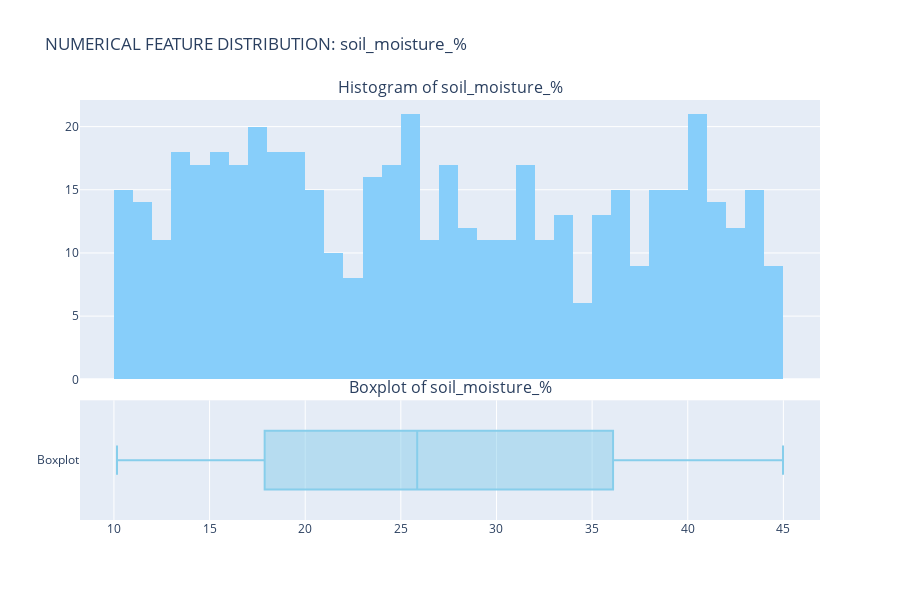
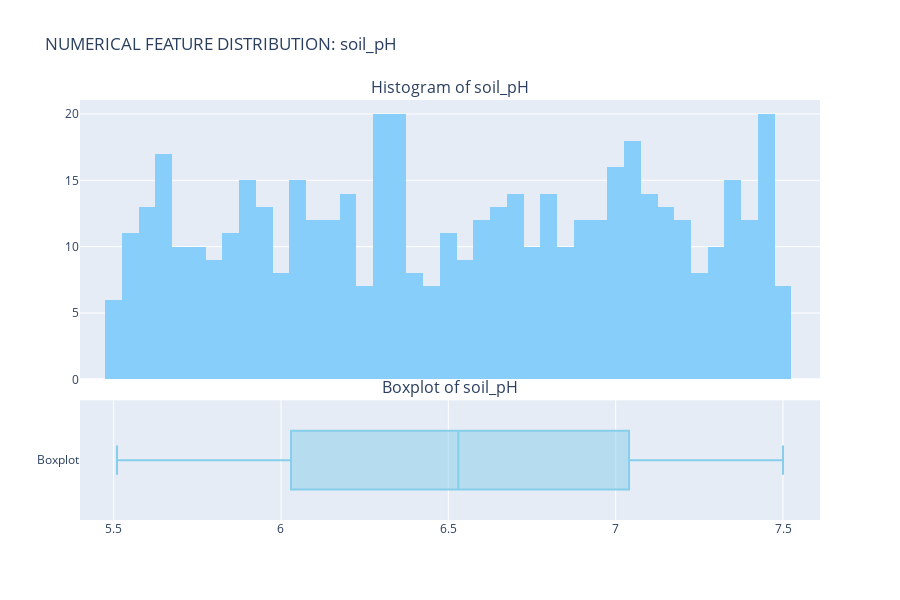

These figures' notebook cell, in order:
### Code cell
for col in numerical_features:
    # Crear figura con 2 filas: histograma arriba, boxplot abajo
    fig = make_subplots(
        rows=2, cols=1,
        shared_xaxes=True,
        row_heights=[0.7, 0.3],  # más espacio al histograma
        vertical_spacing=0.05,
        subplot_titles=[f'Histogram of {col}', f'Boxplot of {col}']
    )

    # Histograma (fila 1)
    fig.add_trace(go.Histogram(
        x=df[col],
        nbinsx=50,
        name='Histogram',
        marker_color='lightskyblue'
    ), row=1, col=1)

    # Boxplot (fila 2)
    fig.add_trace(go.Box(
        x=df[col],
        name='Boxplot',
        marker_color='skyblue',
        boxpoints='outliers',
        orientation='h'
    ), row=2, col=1)

    fig.update_layout(
        height=600,
        title_text=f'NUMERICAL FEATURE DISTRIBUTION: {col}',
        showlegend=False
    )

    fig.show()

### Figure 1 — Plotly figure (JSON) as saved in the notebook; plotly's stock layout.template omitted (floating-point values rounded to 4 significant figures; data arrays with more than 128 entries replaced by an {"elided": "..."} marker saying what was removed)
{"data": [{"marker": {"color": "lightskyblue"}, "name": "Histogram", "nbinsx": 50, "type": "histogram", "x": {"elided": "500 float values"}, "xaxis": "x", "yaxis": "y"}, {"boxpoints": "outliers", "marker": {"color": "skyblue"}, "name": "Boxplot", "orientation": "h", "type": "box", "x": {"elided": "500 float values"}, "xaxis": "x2", "yaxis": "y2"}], "layout": {"annotations": [{"font": {"size": 16}, "showarrow": false, "text": "Histogram of soil_moisture_%", "x": 0.5, "xanchor": "center", "xref": "paper", "y": 1.0, "yanchor": "bottom", "yref": "paper"}, {"font": {"size": 16}, "showarrow": false, "text": "Boxplot of soil_moisture_%", "x": 0.5, "xanchor": "center", "xref": "paper", "y": 0.285, "yanchor": "bottom", "yref": "paper"}], "height": 600, "showlegend": false, "title": {"text": "NUMERICAL FEATURE DISTRIBUTION: soil_moisture_%"}, "xaxis": {"anchor": "y", "domain": [0, 1], "matches": "x2", "showticklabels": false}, "xaxis2": {"anchor": "y2", "domain": [0, 1]}, "yaxis": {"anchor": "x", "domain": [0.335, 1.0]}, "yaxis2": {"anchor": "x2", "domain": [0, 0.285]}}}

### Figure 2 — Plotly figure (JSON) as saved in the notebook; plotly's stock layout.template omitted (floating-point values rounded to 4 significant figures; data arrays with more than 128 entries replaced by an {"elided": "..."} marker saying what was removed)
{"data": [{"marker": {"color": "lightskyblue"}, "name": "Histogram", "nbinsx": 50, "type": "histogram", "x": {"elided": "500 float values"}, "xaxis": "x", "yaxis": "y"}, {"boxpoints": "outliers", "marker": {"color": "skyblue"}, "name": "Boxplot", "orientation": "h", "type": "box", "x": {"elided": "500 float values"}, "xaxis": "x2", "yaxis": "y2"}], "layout": {"annotations": [{"font": {"size": 16}, "showarrow": false, "text": "Histogram of soil_pH", "x": 0.5, "xanchor": "center", "xref": "paper", "y": 1.0, "yanchor": "bottom", "yref": "paper"}, {"font": {"size": 16}, "showarrow": false, "text": "Boxplot of soil_pH", "x": 0.5, "xanchor": "center", "xref": "paper", "y": 0.285, "yanchor": "bottom", "yref": "paper"}], "height": 600, "showlegend": false, "title": {"text": "NUMERICAL FEATURE DISTRIBUTION: soil_pH"}, "xaxis": {"anchor": "y", "domain": [0, 1], "matches": "x2", "showticklabels": false}, "xaxis2": {"anchor": "y2", "domain": [0, 1]}, "yaxis": {"anchor": "x", "domain": [0.335, 1.0]}, "yaxis2": {"anchor": "x2", "domain": [0, 0.285]}}}
